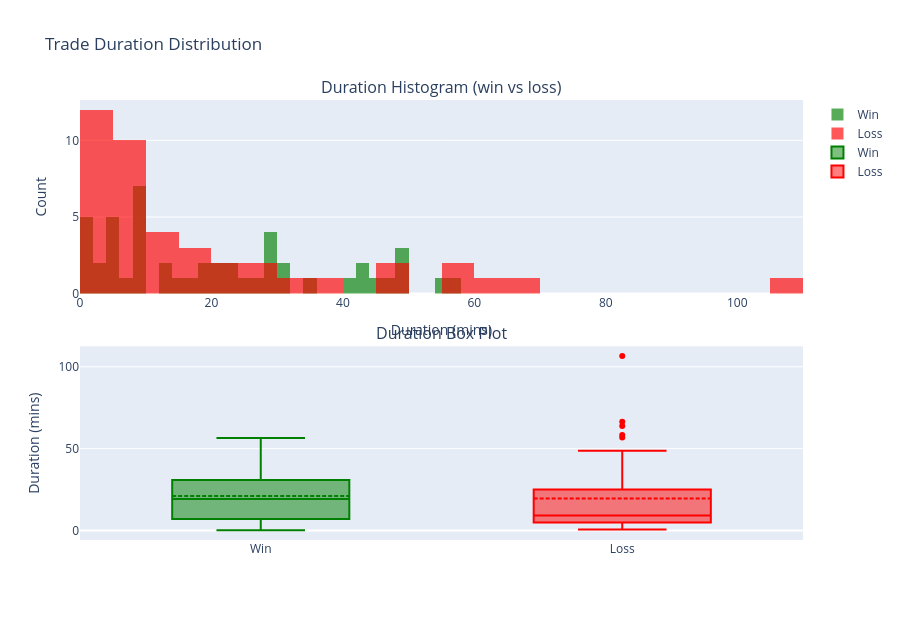

Notebook code for this chart:
### Markdown cell above
## Trade duration distribution

### Code cell
if pairs.empty:
    print("No position pairs available for duration analysis.")
else:
    import numpy as np
    p99 = pairs["duration_mins"].quantile(0.99)
    dur_df = pairs[pairs["duration_mins"] <= p99].copy()

    wins_dur = dur_df[dur_df["result"] == "win"]["duration_mins"]
    losses_dur = dur_df[dur_df["result"] == "loss"]["duration_mins"]

    fig = make_subplots(
        rows=2, cols=1,
        subplot_titles=("Duration Histogram (win vs loss)", "Duration Box Plot"),
        vertical_spacing=0.12,
    )

    fig.add_trace(go.Histogram(
        x=wins_dur, name="Win", opacity=0.65,
        marker_color="green", nbinsx=40,
    ), row=1, col=1)
    fig.add_trace(go.Histogram(
        x=losses_dur, name="Loss", opacity=0.65,
        marker_color="red", nbinsx=40,
    ), row=1, col=1)

    fig.add_trace(go.Box(
        y=wins_dur, name="Win", marker_color="green", boxmean=True,
    ), row=2, col=1)
    fig.add_trace(go.Box(
        y=losses_dur, name="Loss", marker_color="red", boxmean=True,
    ), row=2, col=1)

    fig.update_layout(
        barmode="overlay",
        title="Trade Duration Distribution",
        height=620,
        xaxis_title="Duration (mins)",
        yaxis_title="Count",
        yaxis2_title="Duration (mins)",
    )
    fig.show()

    med_win = wins_dur.median() if not wins_dur.empty else float('nan')
    med_loss = losses_dur.median() if not losses_dur.empty else float('nan')
    print(f"Median duration  wins : {med_win:.1f} mins")
    print(f"Median duration losses: {med_loss:.1f} mins")

### Figure 1 — Plotly figure (JSON) as saved in the notebook; plotly's stock layout.template omitted (floating-point values rounded to 4 significant figures)
{"data": [{"marker": {"color": "green"}, "name": "Win", "nbinsx": 40, "opacity": 0.65, "type": "histogram", "x": [30.78, 24.92, 20.93, 12.02, 43.53, 28.95, 3.317, 48.47, 13.48, 56.52, 54.83, 47.02, 45.67, 43.68, 35.65, 7.617, 4.483, 1.767, 2.417, 31.2, 5.417, 8.483, 26.68, 48.55, 23.58, 29.27, 4.783, 16.55, 1.9, 21.35, 29.98, 19.32, 4.317, 1.7, 29.65, 8.5, 9.267, 4.1, 9.75, 19.93, 8.983, 8.55, 8.183, 0.1333, 22.45, 15.93, 1.133, 41.5, 48.92], "xaxis": "x", "yaxis": "y"}, {"marker": {"color": "red"}, "name": "Loss", "nbinsx": 40, "opacity": 0.65, "type": "histogram", "x": [18.75, 0.65, 28.48, 11.08, 11.93, 3.767, 1.05, 0.6, 3.1, 8.333, 34.27, 6.917, 1.65, 22.27, 16.33, 5.35, 8.25, 25.02, 2.817, 1.933, 6.333, 4.983, 6.7, 5.4, 9.55, 106.5, 4.333, 12.95, 12.73, 5.017, 4.017, 4.967, 20.73, 66.37, 56.8, 63.8, 48.73, 58.35, 46.45, 37.75, 8.917, 15.75], "xaxis": "x", "yaxis": "y"}, {"boxmean": true, "marker": {"color": "green"}, "name": "Win", "type": "box", "xaxis": "x2", "y": [30.78, 24.92, 20.93, 12.02, 43.53, 28.95, 3.317, 48.47, 13.48, 56.52, 54.83, 47.02, 45.67, 43.68, 35.65, 7.617, 4.483, 1.767, 2.417, 31.2, 5.417, 8.483, 26.68, 48.55, 23.58, 29.27, 4.783, 16.55, 1.9, 21.35, 29.98, 19.32, 4.317, 1.7, 29.65, 8.5, 9.267, 4.1, 9.75, 19.93, 8.983, 8.55, 8.183, 0.1333, 22.45, 15.93, 1.133, 41.5, 48.92], "yaxis": "y2"}, {"boxmean": true, "marker": {"color": "red"}, "name": "Loss", "type": "box", "xaxis": "x2", "y": [18.75, 0.65, 28.48, 11.08, 11.93, 3.767, 1.05, 0.6, 3.1, 8.333, 34.27, 6.917, 1.65, 22.27, 16.33, 5.35, 8.25, 25.02, 2.817, 1.933, 6.333, 4.983, 6.7, 5.4, 9.55, 106.5, 4.333, 12.95, 12.73, 5.017, 4.017, 4.967, 20.73, 66.37, 56.8, 63.8, 48.73, 58.35, 46.45, 37.75, 8.917, 15.75], "yaxis": "y2"}], "layout": {"annotations": [{"font": {"size": 16}, "showarrow": false, "text": "Duration Histogram (win vs loss)", "x": 0.5, "xanchor": "center", "xref": "paper", "y": 1, "yanchor": "bottom", "yref": "paper"}, {"font": {"size": 16}, "showarrow": false, "text": "Duration Box Plot", "x": 0.5, "xanchor": "center", "xref": "paper", "y": 0.44, "yanchor": "bottom", "yref": "paper"}], "barmode": "overlay", "height": 620, "title": {"text": "Trade Duration Distribution"}, "xaxis": {"anchor": "y", "domain": [0, 1], "title": {"text": "Duration (mins)"}}, "xaxis2": {"anchor": "y2", "domain": [0, 1]}, "yaxis": {"anchor": "x", "domain": [0.56, 1], "title": {"text": "Count"}}, "yaxis2": {"anchor": "x2", "domain": [0, 0.44], "title": {"text": "Duration (mins)"}}}}
